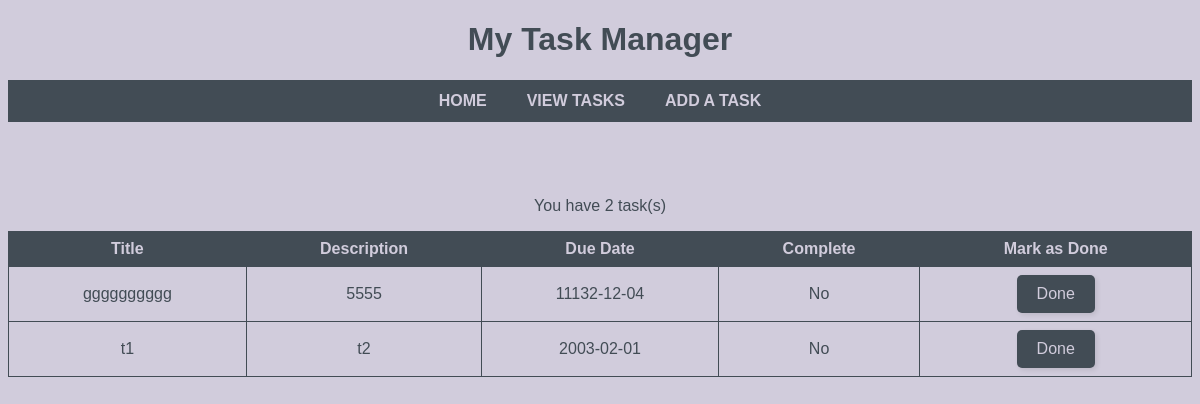
/view-tasks, run on an earlier commit of the app's database.
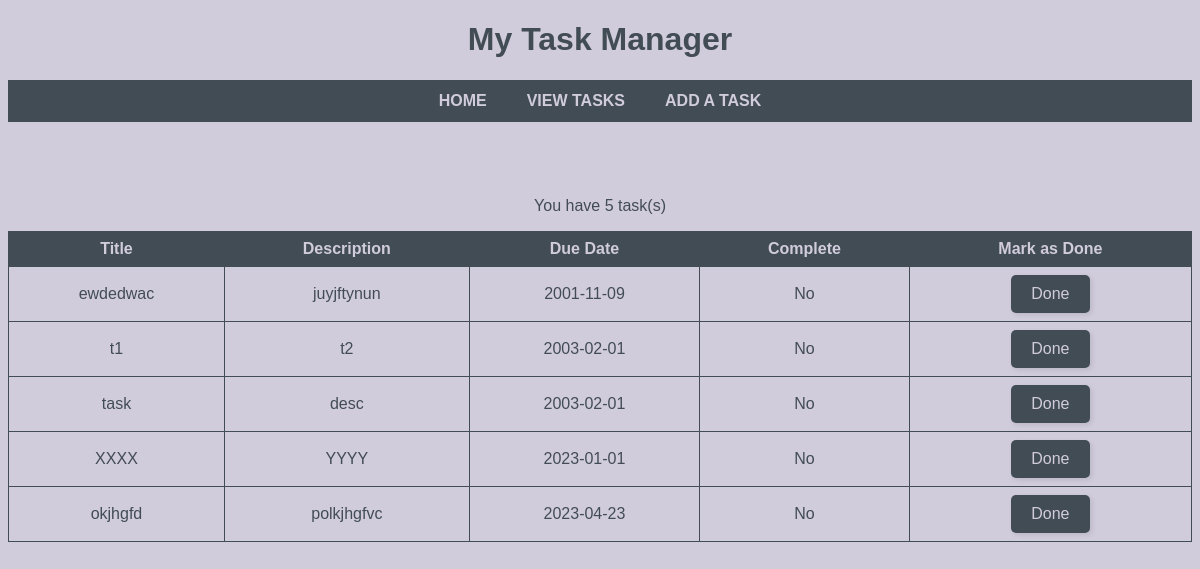
And on a later commit of the database.
### tables this page shows
CREATE TABLE Tasks
                        (id INTEGER PRIMARY KEY AUTOINCREMENT,
                        title TEXT NOT NULL,
                        description TEXT,
                        due_date DATE,
                        complete BOOLEAN DEFAULT FALSE);

### app.py (the view)
@app.route("/view-tasks", methods=["GET"])
def view_tasks():
    try:
        conn = sqlite3.connect("tasks.db")
        cursor = conn.cursor()
        tasks = cursor.execute("SELECT * FROM tasks ORDER BY due_date").fetchall()
        if not tasks:
            return render_template("view-tasks.html", tasks=[], noTasks=True, dbError=False)
        else:
            return render_template("view-tasks.html", tasks=tasks, noTasks=False, dbError=False)
    except sqlite3.DatabaseError:
        conn.rollback()
        return render_template("view-tasks", dbError=True)
    finally:
        conn.close()

### templates/view-tasks.html (shortened to what this page needs)
{% extends "base.html" %}
{% block content %}
{% if dbError %}
<p>An error occurred with the database when trying load this page</p>
{% elif noTasks %}
    <p>There are currently no tasks in the database</p>
{% else %}
    <p>You have {{ tasks|length }} task(s)</p>
    <table class="task-list">
        <tr>
            <th>Title</th>
            <th>Description</th>
            <th>Due Date</th>
            <th>Complete</th>
            <th>Mark as Done</th>
        </tr>
        {% for task in tasks %}
            <tr>
                <td>{{ task[1] }}</td>
                <td>{{ task[2] }}</td>
                <td>{{ task[3] }}</td>
                {%if task[4] %}
                    <td>Yes</td>
                {%else%}
                    <td>No</td>
                {%endif%}
                <td><button onClick="markTaskDone()">Done</button></td>
            </tr>
        {% endfor %}
    </table>
{% endif %}
{% endblock %}

### templates/base.html (shortened to what this page needs)
<!DOCTYPE html>
<html>
    <head>
        <link rel="stylesheet" href="{{url_for("static", filename="css/styles.css")}}">
        <div class="header">
            <h1>My Task Manager</h1>
            <div class="navbar">
                <ul>
                    <li><a href="/">Home</a></li>
                    <li><a href="view-tasks">View tasks</a></li>
                    <li><a href="add-task">Add a task</a></li>
                </ul>
            </div>
        </div>
    </head>
    <body>
        <div class="body">
            {% block content %}{% endblock %}
        </div>
    </body>
</html>

### static/css/styles.css (style rules this page uses)
* { background-color: #D1CCDC; color: #424C55; font-family: Arial, Helvetica, sans-serif; }
.header { text-align: center; }
.navbar { background-color: #424C55; display: flex; justify-content: center; padding: 1% 1% 1% 1%; }
.navbar ul { display: flex; list-style: none; margin: 0; padding: 0; background-color: #424C55; }
.navbar li { margin: 0 10px; background-color: #424C55; }
.navbar a { color: #D1CCDC; text-decoration: none; text-transform: uppercase; font-weight: bold; padding: 10px; background-color: #424C55; box-sizing: border-box; }
.body { text-align: center; padding-top: 5%; }
button { background-color: #424C55; color: #D1CCDC; font-size: 16px; padding: 10px 20px; border: none; border-radius: 5px; cursor: pointer; box-shadow: 2px 2px 5px rgba(0, 0, 0, 0.1); }
.task-list { width: 100%; border-collapse: collapse; }
.task-list th, .task-list td { border: 1px solid #424C55; padding: 0.5rem; text-align: center; }
.task-list th { background-color: #424C55; color: #D1CCDC; text-align: center; }

What changed in the data, as far as the page shows it:
removed Tasks: title "gggggggggg", description "5555", due_date "11132-12-04", complete "No"
added Tasks: title "ewdedwac", description "juyjftynun", due_date "2001-11-09", complete "No"
added Tasks: title "task", description "desc", due_date "2003-02-01", complete "No"
added Tasks: title "XXXX", description "YYYY", due_date "2023-01-01", complete "No"
added Tasks: title "okjhgfd", description "polkjhgfvc", due_date "2023-04-23", complete "No"
Also different on the page:
{{ tasks|length }}: "2" → "5"
